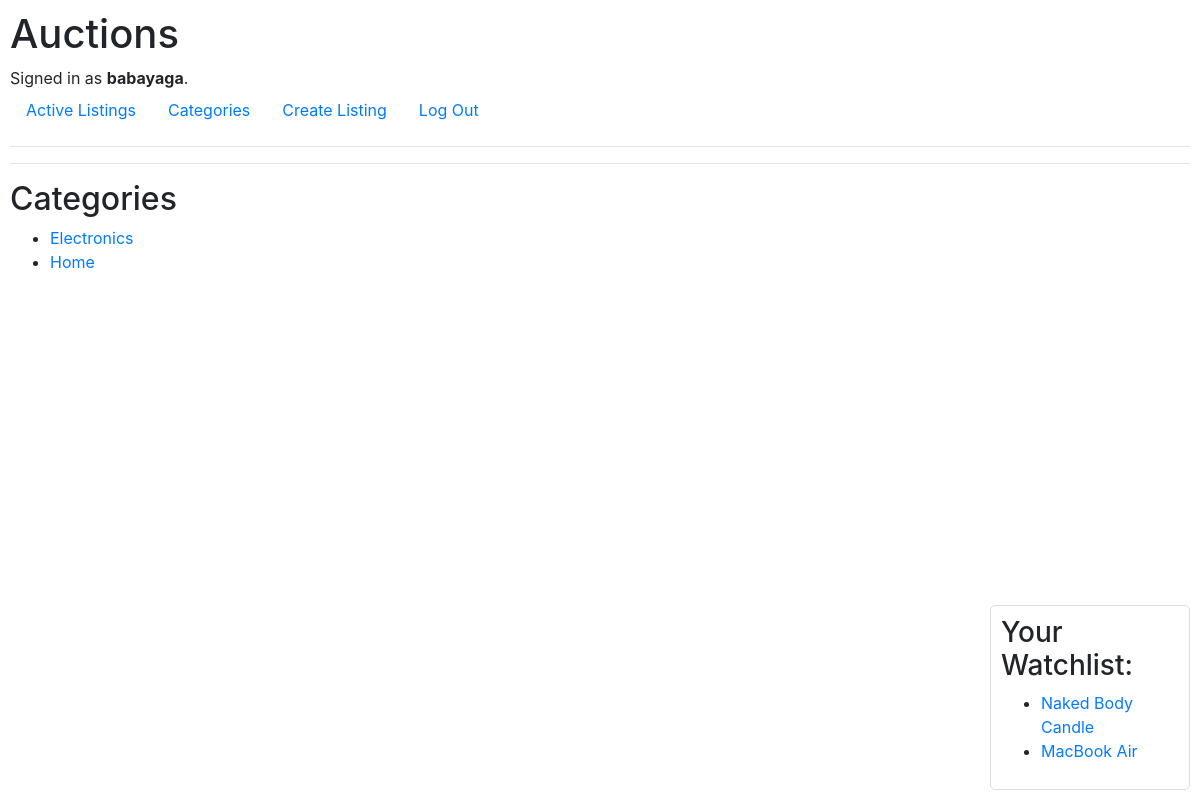
Page /categories/ (signed in) on the committed database.
### auctions/models.py (models this page shows, shortened)
class User(AbstractUser):
    watchlist = models.ManyToManyField('Listing', blank=True, related_name="watched_by")

class Listing(models.Model):
    title = models.CharField(max_length=255)
    description = models.TextField()
    start_bid = models.DecimalField(max_digits=10, decimal_places=2)
    current_bid = models.DecimalField(max_digits=10, decimal_places=2, default=0.0)
    image_url = models.URLField(blank=True, null=True)
    category = models.CharField(max_length=100, blank=True, null=True)
    list_date = models.DateTimeField(auto_now_add=True)
    is_active = models.BooleanField(default=True)
    user = models.ForeignKey(User, on_delete=models.CASCADE)
    winner = models.ForeignKey(User, on_delete=models.SET_NULL, related_name='winning_bids', null=True, blank=True)

### auctions/views.py (the view)
# urls.py: path("categories/", views.categories, name="categories"),
def categories(request):
    categories = set(Listing.objects.values_list('category', flat=True))
    return render(request, "auctions/categories.html", {"categories": categories})

### auctions/templates/auctions/categories.html
{% extends "auctions/layout.html" %}
{% block body %}
    <h2>Categories</h2>
    <ul>
        {% for category in categories %}
            <li><a href="{% url 'category_listings' category %}">{{ category }}</a></li>
        {% endfor %}
    </ul>
{% endblock %}

### auctions/templates/auctions/layout.html (shortened to what this page needs)
{% load static %}
<!DOCTYPE html>
<html lang="en">
    <head>
        <link rel="stylesheet" href="https://stackpath.bootstrapcdn.com/bootstrap/4.4.1/css/bootstrap.min.css">
        <link href="{% static 'auctions/styles.css' %}" rel="stylesheet">
    </head>
    <body>
        <h1>Auctions</h1>
        <div>
            {% if user.is_authenticated %}
                Signed in as <strong>{{ user.username }}</strong>.
            {% else %}
                Not signed in.
            {% endif %}
        </div>
        <ul class="nav">
            <li class="nav-item">
                <a class="nav-link" href="{% url 'index' %}">Active Listings</a>
            </li>
            <li class="nav-item">
                <a class="nav-link" href="{% url 'categories' %}">Categories</a>
            </li>
            {% if user.is_authenticated %}
                <li class="nav-item">
                    <a class="nav-link" href="{% url 'create_listing' %}">Create Listing</a>
                </li>
                <li class="nav-item">
                    <a class="nav-link" href="{% url 'logout' %}">Log Out</a>
                </li>
            {% endif %}
        </ul>
        <hr>
        {% if user.is_authenticated %}
                <div class="watchlist-section">
                    <h3>Your Watchlist:</h3>
                        <ul>
                            {% for item in user.watchlist.all %}
                                <li><a href="{% url 'listing_page' item.id %}">{{ item.title }}</a></li>
                            {% endfor %}
                        </ul>
                </div>
            {% endif %}
        <hr>
        {% block body %}
        {% endblock %}
    </body>
</html>

### auctions/static/auctions/styles.css (style rules this page uses)
body { padding: 10px; }
.watchlist-section { position: fixed; right: 10px; bottom: 10px; background-color: rgba(255, 255, 255, 0.9); border: 1px solid #ddd; padding: 10px; border-radius: 5px; z-index: 999; width: 200px; overflow-y: auto; max-height: 300px; }

### rows in the picture
User: username "babayaga"
Listing: title "Naked Body Candle"
Listing: title "MacBook Air"

### other values in the picture
{{ category }} "Electronics" "Home"
